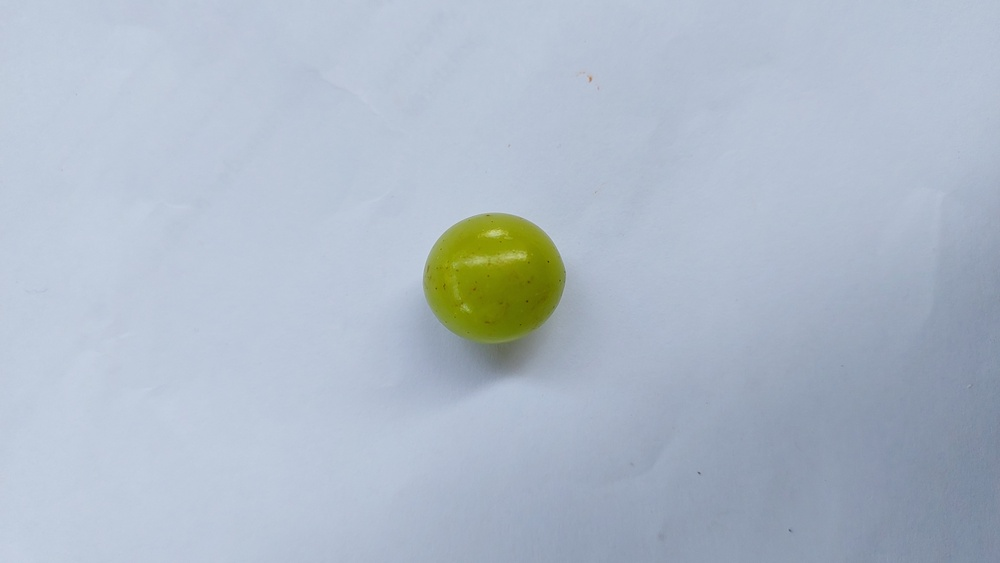
#> input picture Backend/Support/Cobaa.jpg, 1000 x 563 px, shrunk from 4624 x 2604 before the run, found by its file name
$ python Coba.py
#> lines starting #> are read from the running program, lines starting #| are printed output that depends on the picture
import numpy as np
import matplotlib.pyplot as plt

# Load citra grayscale
image_gray = plt.imread('../cobaa.jpg')
#> image_gray is the input picture: shape (563, 1000, 3); mean R, G, B 175, 186.7, 200.6

# Tampilkan matriks grayscale
plt.imshow(image_gray, cmap='gray')
plt.colorbar()
plt.show()
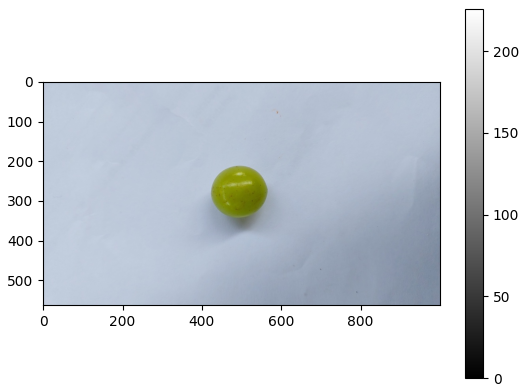
#> figure drawn by matplotlib, 2 panels

# Tampilkan nilai piksel dalam bentuk matriks
print("Matrix Grayscale:")
print(image_gray)
#> (printed output is left out)

$ run again, with Backend/Support/Data ke-16.jpg copied over Backend/Support/Cobaa.jpg
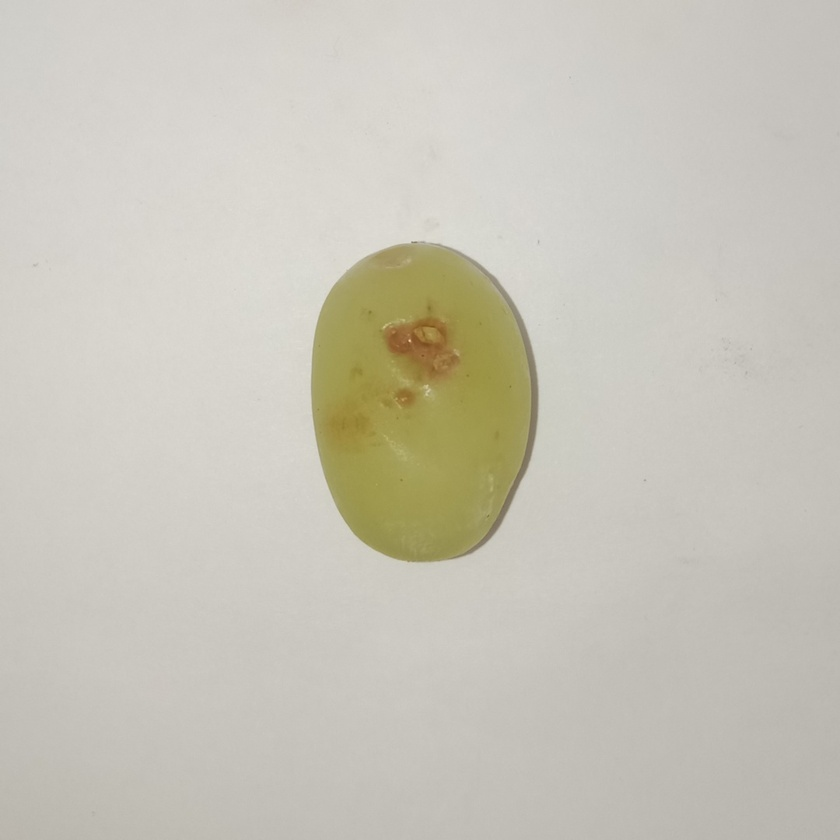
#> input picture Backend/Support/Data ke-16.jpg, 840 x 840 px, shrunk from 1080 x 1080 before the run, found by its file name
#> image_gray is the input picture: shape (840, 840, 3); mean R, G, B 200.4, 197, 185.5
#> `plt.show()`:
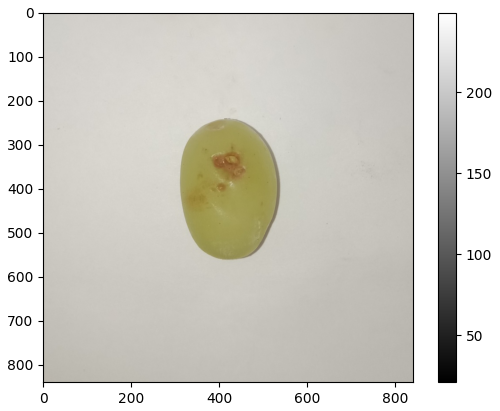
#> figure drawn by matplotlib, 2 panels
#> (printed output is left out)
